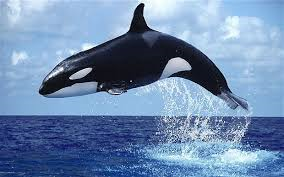
#> input picture learn_opencv/img/whale.png, 284 x 177 px, found by its file name; the run also reads 1 picture not shown here
$ python 'otsu_l_3_contours_3.9_!pre.py'   (older library calls are emulated)
#> lines starting #> are read from the running program, lines starting #| are printed output that depends on the picture; after the words box and inside, x2 and y2 are one past the last pixel; in counts of white or black regions, pixels touching at a corner belong together
'''
版本更新内容：
1.0：   根据Otsu原理 自己写代码 实现Otsu算法（写有大量注释）
1.2：   将自己实现的Otsu算法 封装在myotsu方法中,并且删除大量注释和多于代码
2.0:    对比开闭运算处理的结果，选取开运算消除噪声点
3.0：   用学过的方法实现提取分割区域的轮廓（写有大量注释）
3.2：   删除了大量注释，保留了最精简的代码
3.contours.1:   单独 写一个计算contours的算法
3.contours.2:   单独 写一个计算contours的算法,优化边界问题
3.contours2.0： 代码部分优化 精简+注释(写有大量注释 并包含试错代码)
3.contours2.9： 封装my_contours，并 精简注释删除大部分无用代码
3.contours3.0： 准备提取的轮廓彩色化---在my_contours中添加代码获取每个轮廓点的X【。。。】Y【。。。】坐标列表  range从0开始技术的；要重新调for循环
3.contours3.9： R化的轮廓 在原图上进行标注

'''

import cv2
from matplotlib import pyplot as plt
import numpy as np
from PIL import Image, ImageStat
# from __future__ import division
import __future__

from numpy.lib import npyio

def cv_show(img,name):
    cv2.imshow(name,img)
    cv2.waitKey()
    cv2.destroyAllWindows()

def myotsu(imge):
    #? ↓my_otsu算法部分
    rows,cols=np.shape(imge)#!统计出行数列数
    n0=0#前景像素个数
    n=rows*cols#总像素数
    n1=n-n0#后景像素格式

    #? 二维数组求和
    s=sum(map(sum,imge))#图片总像素值
    u=s/n#图片平均像素值

    mythreshold=0
    my_g=0#存放方差最终结果
    my_th=0#存放阈值最终结果

    #? ↓ for循环部分：求前后景平均像素值 等参数，并计算出最佳阈值
    for i in range(256):

        np.where(imge<mythreshold)#返回坐标，二维图像返回两个数组 一个数组包含x坐标，另一个数组包含y坐标
        n0=np.where(imge<=mythreshold)[0].shape[0]#前景像素点个数    [<=]
        n1=np.where(imge>mythreshold)[0].shape[0]#后景像素点个数     [>]
        '''
        where[0]包含符合条件的所有x坐标，where[1]是y坐标，【0】【1】元素个数一样
        shape永远是[0] ，只有一个值 保存在shape[0] 保存的是复合条件的点的个数
        '''
        if(n0==0 or n1==0): #‘分母’为0的话 直接跳出for，不然最后会得到nan值
            mythreshold +=1
            continue

        w0 = n0/n#前景所占比例
        w1 = n1/n#后景所占比例

        re0, thr0 = cv2.threshold(imge, mythreshold, 255, cv2.THRESH_TOZERO_INV)#前景图片
        #! THRESH_TOZERO_INV  像素值大于阈值时，设置为0，否则不改变
        s0=sum(map(sum,thr0))#前景图片总像素值
        u0=s0/n0#前景图片平均像素值

        re1, thr1 = cv2.threshold(imge, mythreshold, 255, cv2.THRESH_TOZERO)#后景图片
        #! THRESH_TOZERO 像素值大于阈值时，不变，否则取0
        s1=sum(map(sum,thr1))#背景图片总像素值
        u1=s1/n1#背景图片平均像素值

        g=w0*w1*(u0*u0-2*u0*u1+u1*u1)#综合计算 前景u0和背景u1的方差g，代码是g公式化简后的结果

        if g>my_g:
            my_g=g
            my_th=mythreshold

        mythreshold +=1
    print("最优阈值："+str(my_th))

    my_ret, my_th = cv2.threshold(img, my_th, 255, cv2.THRESH_BINARY)

    #? ↑my_otsu算法部分
    return my_ret,my_th

def my_contours(img):
    imgx=img.copy()
    imgy=img.copy()

    m,n =imgx.shape
    # n = int(3)
    # j=int(3)
    #! 遍历行/列，遇见的第一个0保留，后面连续的0全部变成255，直到遇见255再把前一个变成255的0还原成0.
    for i in range(m):  #行
        # print(str(i)+"...\t...\t...\t")
        for j in range(n):  #列
            if(imgx[i][j]==0 and j!=n-1):      #? 开头少一条黑线。仅仅海洋地方少一条黑线
                # [4 lines of commented-out code are left out]
                while(imgx[i][j+1] == 0 and j+1!=n-1):
                    imgx[i][j+1] = 255
                    # print("\t\t-"+str(j))
                    j+=1
                if(j!=n-1):             #! 解决了，一句话搞定~~解决了 末尾双重黑问题
                    imgx[i][j] = 0  #?这里出问题，最后双重黑
                if(j+1==n-1 and imgx[i][j+1] == 0):
                    imgx[i][j] = 255    #! 改了三天bug 把第一根线改回来了 并且把 最后根线处理好了（还是最初的‘笨’方法）
                    break
                    # [9 lines of commented-out code are left out]

    m,n =imgy.shape
    for j in range(n):  #行
        # print(str(j)+"...\t...\t...\t")
        for i in range(m):  #列
            if(imgy[i][j]==0 and i!=m-1):     #! 天撸了 and i!=m-1 这个也要加上啊，倒是第二个白色 最后单独一个是黑色的情况呀！！！
                # print("\t:"+str(i))
                while(imgy[i+1][j] == 0 and i+1!=m-1):
                    imgy[i+1][j] = 255
                    # print("\t\t-"+str(i))
                    i+=1
                if(i!=m-1):
                    imgy[i][j] = 0
                if(i+1==m-1 and imgy[i+1][j] == 0):
                    imgy[i][j] = 255
                    break
    # [6 lines of commented-out code are left out]
    img_xy = imgx+imgy
    # cv_show(img_xy,'done_ing')
    # print(img_xy)

    #! ↓合并后的图像处理一下像素值 并保存contours的坐标列表
    m,n =img_xy.shape
    c_x = []    # 保存contours的x坐标
    c_y = []    # 保存contours的y坐标
    for j in range(n):  #行
        for i in range(m):  #列
            if(img_xy[i][j]==254):
                img_xy[i][j] = 255
            else:
                img_xy[i][j] =0
                c_x.append(i)
                c_y.append(j)
    # [4 lines of commented-out code are left out]

    return img_xy,imgx,imgy,c_x,c_y

#? Q1 打开一幅图片
img = cv2.imread('./img/whale.png', 0)
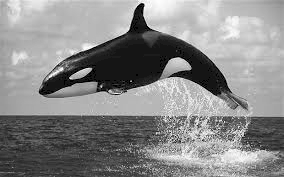
#> img: shape (177, 284); min 0, max 253, mean 136.3

#? Q2 自己写一个otsu算法 做阈值分割
# 我的otsu 阈值法
ret1, th1 = myotsu(img)
#> in myotsu, `s=sum(map(sum,imge))#图片总像素值`: s = 6851745
#> in myotsu, `u=s/n#图片平均像素值`: u = 136.3
#> the loop in myotsu, `for i in range(256): ` made 256 passes
#> (s0, u0, s1, u1, g, my_g) on passes 1, 22, 29, 35, 40, 44, 47, 51, 54, 57, 60, 62: (0, 0, 6851745, 137.7, 184, 184), (70875, 18.32, 6780870, 146.1, 1160.4, 1160.4), (101787, 20.47, 6749958, 149, 1472.8, 1472.8), (120215, 21.8, 6731530, 150.4, 1615.3, 1615.3), (133592, 22.81, 6718153, 151.3, 1698.8, 1698.8), (149975, 24.04, 6701770, 152.2, 1785.5, 1785.5), (171135, 25.55, 6680610, 153.3, 1885.7, 1885.7), (198785, 27.41, 6652960, 154.7, 1998.6, 1998.6), (232705, 29.49, 6619040, 156.2, 2124.5, 2124.5), (267929, 31.45, 6583816, 157.7, 2243.9, 2243.9), (306633, 33.42, 6545112, 159.3, 2363.9, 2363.9), (346344, 35.24, 6505401, 160.9, 2481.8, 2481.8)
#> (s0, u0, s1, u1, g) on passes 2 to 7: (0, 0, 6851745, 137.7, 184), (0, 0, 6851745, 137.7, 184), (0, 0, 6851745, 137.7, 184), (0, 0, 6851745, 137.7, 184), (0, 0, 6851745, 137.7, 184), (0, 0, 6851745, 137.7, 184)
#| 最优阈值：122
#> in myotsu, `my_ret, my_th = cv2.threshold(img, my_th, 255, cv2.THRESH_BINARY)`:
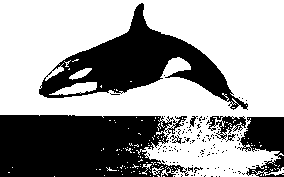
#> my_th: shape (177, 284); 61% white; 130 black regions (122 under 20 px), largest, box (x1, y1, x2, y2) and area: (0, 115, 189, 177) 9801, (39, 3, 248, 110) 7355, (237, 117, 284, 177) 1658
print("MyOtsu 得到的阈值：\t"+str(ret1))
#| MyOtsu 得到的阈值：	122.0
'''
ret1, th1 = cv2.threshold(img, 100, 255, cv2.THRESH_BINARY)
cv2.threshold (src, thresh, maxval, type)
cv2.threshold (源图片, 阈值, 填充色, 阈值类型)
'''

# Otsu阈值法
ret2, th2 = cv2.threshold(img, 0, 255, cv2.THRESH_BINARY + cv2.THRESH_OTSU)
'''
ret1, th1 = cv2.threshold(img, 100, 255, cv2.THRESH_BINARY)
cv2.threshold (src, thresh, maxval, type)
cv2.threshold (源图片, 阈值, 填充色, 阈值类型)
'''

images = [img, 0, th1, img, 0, th2]
titles = ['Original', 'Histogram', 'my_Otsu:'+str(ret1),
         'Original', 'Histogram', "Otsu's"+str(ret2),]

for i in range(2):
    # 绘制原图
    plt.subplot(2, 3, i * 3 + 1)
    plt.imshow(images[i * 3], 'gray')
    plt.title(titles[i * 3], fontsize=8)
    plt.xticks([]), plt.yticks([])

    # 绘制直方图plt.hist, ravel函数将数组降成一维
    plt.subplot(2, 3, i * 3 + 2)
    plt.hist(images[i * 3].ravel(), 256)
    plt.title(titles[i * 3 + 1], fontsize=8)
    plt.xticks([]), plt.yticks([])

    # 绘制阈值图
    plt.subplot(2, 3, i * 3 + 3)
    plt.imshow(images[i * 3 + 2], 'gray')
    plt.title(titles[i * 3 + 2], fontsize=8)
    plt.xticks([]), plt.yticks([])
plt.show()


#? Q3 用形态学开/闭运算处理消除噪声点
#! 开运算与闭运算
kernel = np.ones((5,5),np.uint8)
o_img = th1.copy()# 开：先腐蚀，再膨胀
opening = cv2.morphologyEx(o_img, cv2.MORPH_OPEN, kernel)
#> opening: shape (177, 284); 55.9% white; 15 black regions (12 under 20 px), largest, box (x1, y1, x2, y2) and area: (0, 115, 284, 177) 14335, (39, 3, 248, 110) 7715, (198, 148, 217, 157) 65

c_img = th1.copy()# 闭：先膨胀，再腐蚀
closing = cv2.morphologyEx(c_img, cv2.MORPH_CLOSE, kernel)
#> closing: shape (177, 284); 66.6% white; 8 black regions (1 under 20 px), largest, box (x1, y1, x2, y2) and area: (0, 115, 158, 177) 8684, (39, 4, 230, 97) 6794, (246, 117, 284, 153) 1136

plt.figure()
plt.subplot(2,2,1)		# 将画板分为2行两列，本幅图位于第一个位置
plt.imshow(img,cmap="gray")
plt.axis('off')
plt.subplot(2,2,2)		# 将画板分为2行两列，本幅图位于第二个位置
plt.imshow(th1,cmap="gray")
plt.axis('off')
plt.subplot(2,2,3)		# 将画板分为2行两列，本幅图位于第3个位置
plt.imshow(opening,cmap="gray")
plt.axis('off')
plt.subplot(2,2,4)		# 将画板分为2行两列，本幅图位于第3个位置
plt.imshow(closing,cmap="gray")
plt.axis('off')
plt.show()


#? Q4 自己写计算物理轮廓的算法 来提取分割区域的轮廓
# img = cv2.imread('./img/whale_otsued.png',0)
img_xy,img_x,img_y,c_x,c_y=my_contours(opening)
#> after the loop in my_contours, `for i in range(m):`: imgx: shape (177, 284); 98.6% white; black in thin lines or dots
#> after the loop in my_contours, `for j in range(n):`: imgy: shape (177, 284); 97.1% white; black in thin lines or dots
#> after the loop in my_contours, `for j in range(n):`:
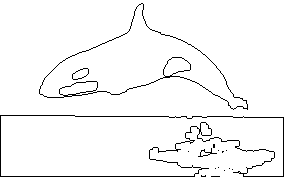
#> img_xy: shape (177, 284); 96.4% white; black in thin lines or dots

plt.figure()
plt.subplot(2,2,1)
plt.imshow(img_x,cmap="gray")
plt.axis('off')
plt.subplot(2,2,2)
plt.imshow(img_y,cmap="gray")
plt.axis('off')
plt.subplot(2,2,3)
plt.imshow(img_xy,cmap="gray")
plt.axis('off')
plt.subplot(2,2,4)
plt.imshow(cv2.imread('./img/whale_otsued.png',0),cmap="gray")
plt.axis('off')
plt.show()


#!  --方法对比---    用sobel算子 筛选轮廓
img = cv2.imread('./img/whale_otsued.png',0)    #分开计算再相加
sobelx = cv2.Sobel(img,cv2.CV_64F,1,0,ksize=1)
sobelx = cv2.convertScaleAbs(sobelx)    #取绝对值
#> sobelx: shape (177, 284); 2.2% white in thin lines or dots, all inside (x1, y1, x2, y2) = (38, 3, 275, 177)
# cv_show(sobelx,'sobelx')
sobely = cv2.Sobel(img,cv2.CV_64F,0,1,ksize=1)
sobely = cv2.convertScaleAbs(sobely)
#> sobely: shape (177, 284); 4.8% white in thin lines or dots
# cv_show(sobely,'sobely')
# 分别计算x和y，再求和
sobelxy = cv2.addWeighted(sobelx,0.5,sobely,0.5,0)
# cv_show(sobelxy,'sobelxy')
#! 反色处理一下
sobelxy = cv2.bitwise_not(sobelxy)#反色

#?   --方法对比---    使用findcontours和drawcontours在白色画布上画出轮廓
img = cv2.imread('./img/whale_otsued.png',0)
contours,hierarchy = cv2.findContours(img, cv2.RETR_TREE, cv2.CHAIN_APPROX_NONE)
'''
cv2.findContours(img,mode,method)
mode:轮廓检索模式
RETR_EXTERNAL ：只检索最外面的轮廓；
RETR_LIST：检索所有的轮廓，并将其保存到一条链表当中；
RETR_CCOMP：检索所有的轮廓，并将他们组织为两层：顶层是各部分的外部边界，第二层是空洞的边界;
RETR_TREE：检索所有的轮廓，并重构嵌套轮廓的整个层次;        [最常用]
method:轮廓逼近方法
CHAIN_APPROX_NONE：以Freeman链码的方式输出轮廓，所有其他方法输出多边形（顶点的序列）。
CHAIN_APPROX_SIMPLE:压缩水平的、垂直的和斜的部分，也就是，函数只保留他们的终点部分。
'''
# draw_img = img.copy()
m,n=img.shape
#! 使用Numpy创建一张图片大小的白纸纸
img_255 = np.zeros((m,n,3), np.uint8)
#> img_255: shape (177, 284, 3); every value is 0
#! 使用白色填充图片区域,默认为黑色
img_255.fill(255)
#> img_255: shape (177, 284, 3); every value is 255

img_fd = cv2.drawContours(img_255, contours, -1, (0,0,0), 1)
#> img_fd: shape (177, 284, 3); 96% white; black in thin lines or dots
#! drawContours画轮廓，img原图，contours轮廓是啥，
#! -1 画第几个轮廓?-1是全都画，(0, 0, 255)（BGR），2 线条宽度
# cv_show(img_fd,'img_fd')

#? --方法对比---    完全使用现有类库处理
# 为了更高的准确率，使用二值图像。
img = cv2.imread('./img/whale.png') #! 第一步 读数据
#> img is the input picture: shape (177, 284, 3); mean B, G, R 174, 138.3, 110.8
gray = cv2.cvtColor(img, cv2.COLOR_BGR2GRAY)    #! 第二步 把数据转换成灰度图
ret, thresh = cv2.threshold(gray, 127, 255, cv2.THRESH_BINARY)  #! 第三步 把图像数据进行二值处理 （通过图像阈值 0 1）
#> thresh: shape (177, 284); 60% white; 127 black regions (121 under 20 px), largest, box (x1, y1, x2, y2) and area: (0, 115, 203, 177) 10013, (39, 3, 248, 111) 7446, (237, 117, 284, 177) 1767, (206, 116, 246, 142) 478, (170, 135, 182, 144) 46, (189, 116, 198, 128) 45
contours,hierarchy = cv2.findContours(thresh, cv2.RETR_TREE, cv2.CHAIN_APPROX_NONE)
'''
传入一个二值处理后的图像
RETR_TREE：检索所有的轮廓，并重构嵌套轮廓的整个层次
以Freeman链码的方式输出轮廓，所有其他方法输出多边形（顶点的序列）
#? binary, contours, hierarchy = cv2.findContours(thresh, cv2.RETR_TREE, cv2.CHAIN_APPROX_NONE)
#? ValueError: not enough values to unpack (expected 3, got 2)
#? 原因是用的是Opencv4.0，把返回值从三个改回两个了
第一个值binary就是刚才的二值图
#np.array(contours).shape
第二个值contours 保存的是轮廓信息，是list结构 需要用np.array转换一下
hierarchy是一个层级，结果保存在层级当中
返回值:
　　contours:一个列表，每一项都是一个轮廓， 不会存储轮廓所有的点，只存储能描述轮廓的点
　　hierarchy:一个ndarray, 元素数量和轮廓数量一样
'''
m,n=thresh.shape    #? 这里不能用 img.shape？？！！
img_255 = np.zeros((m,n,3), np.uint8)
img_255.fill(255)
img_fdo = cv2.drawContours(img_255, contours, -1, (0, 0, 0), 1) #! 绘制轮廓
#> img_fdo: shape (177, 284, 3); 92.7% white; black in thin lines or dots
'''
传入绘制图像，轮廓，轮廓索引，颜色模式，线条厚度
# 注意需要copy,要不原图会变。。。
drawContours画轮廓，draw_img原图，contours轮廓是啥，
-1 画第几个轮廓?-1是全都画，(0, 0, 255)（BGR），2 线条宽度
'''
# cv_show(img_fdo,'res')

plt.figure()
plt.subplot(2,3,1)
plt.imshow(cv2.imread('./img/whale.png',0),cmap="gray") #原图
plt.axis('off')
plt.subplot(2,3,2)
plt.imshow(cv2.imread('./img/whale_otsued.png',0),cmap="gray")  #自己写的otsu算法
plt.axis('off')
plt.subplot(2,3,3)
plt.imshow(img_xy,cmap="gray")  #自己写的轮廓算法
plt.axis('off')
plt.subplot(2,3,4)
plt.imshow(sobelxy,cmap="gray") #sobel算法
plt.axis('off')
plt.subplot(2,3,5)
plt.imshow(img_fd,cmap="gray")  #findcontours drawcontours
plt.axis('off')
plt.subplot(2,3,6)
plt.imshow(img_fdo,cmap="gray") #调用otsu 调用findcontours drawcontours
plt.axis('off')
plt.show()


#? Q5 提取到的轮廓 叠加在原图上进行显示

#? Q5A1 兜兜转转 最初的思路最简单最有效：
#! （用myfind的XY坐标列表，直接修改原图像素点）
img = img_xy.copy()
imgin1 = cv2.imread('./img/whale.png')[:,:,::-1] #? [:,:,::-1]
#![:,:,::-1] 【第一个通道，第二个通道，第三个通道】第三个通道-1意思是RGB变成BGR

sx,sy= img.shape
l =len(c_x)

x = c_x    # 保存contours的x坐标
y = c_y    # 保存contours的y坐标
for i in range(l):
    imgin1[x[i],y[i],0]=255
    imgin1[x[i],y[i],1]=0
    imgin1[x[i],y[i],2]=0
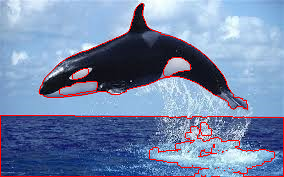
#> imgin1: shape (177, 284, 3); mean R, G, B 117.4, 134.8, 169.2

# plt.imshow(imgin1)
# plt.axis('off')
# plt.show()


#? Q5A2 最丑，可能是因为我xy列表格式和plot不容易匹配
#! 获取 轮廓x[...],y[...]坐标 用 pyplot画图画出来
plt.figure()

sx,sy= img.shape
l =len(c_x)

x = c_x    # 保存contours的x坐标
y = c_y    # 保存contours的y坐标
for i in range(l):  #行
    plt.scatter(y[i],x[i]) #画点    xy位置需要换一下
plt.show()
# imgin2 = cv2.imread('./img/whale.png')[:,:,::-1] #? [:,:,::-1]
# plt.figure()
# for i in range(l):  #行
#     plt.plot(y[0],x[0], 'red', linewidth=2) #画点
# # for n, contour in enumerate(contours2):
# # plt.plot(contour[:, 1], contour[:, 0], 'yellow', linewidth=2)

# plt.imshow(imgin2)
# plt.axis('off')

# for i in range(l):  #行
#     plt.plot(y[i],x[i], 'red', linewidth=2) #画点
# plt.show()


#? Q5A3 图片融合 按比例显示 会变模糊
#! 把得到的轮廓图 线条 变成彩色
img_out= img_xy.copy()
# img_out = (img+1)*255
# cv_show(img_out,'out')    #可以显示
img_out2 = np.concatenate([img_out[:,:,None],img_out[:,:,None],img_out[:,:,None]] , axis=2)
#> img_out2: shape (177, 284, 3); 96.4% white; black in thin lines or dots
'''
None表示该维不进行切片，而是将该维整体作为数组元素处理
'''
print(img_out.shape)
#| (177, 284)
# cv_show(img_out,'out')    #可以显示

img_out3 = np.concatenate([255*np.ones_like(img_out[:,:,None]),img_out[:,:,None],img_out[:,:,None]] , axis=2)   #? ones_like查一下再写注释
'''
ones_like返回一个用1填充的跟输入 形状和类型 一致的数组。
zeros_like返回一个用0填充的跟输入数组 形状和类型一样的数组
'''
#cv_show(img_out,'out')
#? 不能显示，好像是通道的问题 不能用CV调用，只能用plt显示
'''
plt.figure()
plt.subplot(1,3,1)
plt.imshow(img,cmap="gray") #传进来的轮廓图
plt.axis('off')
plt.subplot(1,3,2)
plt.imshow(img_out2,cmap="gray")  #单通道转换成 三通道
plt.axis('off')
plt.subplot(1,3,3)
plt.imshow(img_out3,cmap="gray")  #数学计算一下 拼出 红色通道
plt.axis('off')
plt.show()
'''

#? 叠加在原图上进行显示
#? Q5A3_sj:
img_in = cv2.imread('./img/whale.png')
b,g,r = cv2.split(img_in)
img_in = cv2.merge([r,g,b])
factor = 0.6
img_bl = np.asarray(factor*img_in + (1-factor)*img_out3, np.uint8)
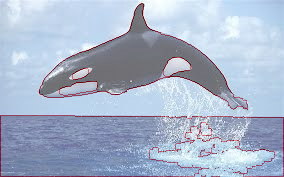
#> img_bl: shape (177, 284, 3); mean R, G, B 168.1, 180.9, 202.4
# plt.imshow(img_bl)
# plt.axis('off')
# plt.show()


#? Q5A3_chang ：
from PIL import Image
import matplotlib.pyplot as plt
img_out = img_out3
img_out = Image.fromarray(np.uint8(img_out3))   #! 需要有这句话转换一下格式，不然后面的convert不能执行
img_out = img_out.convert('RGBA')
'''
b,g,r = cv2.split(img_out3)
cur_img = img.copy()
'''
img_in = cv2.imread('./img/whale.png')
img_in = Image.fromarray(np.uint8(img_in))
img_in = img_in.convert('RGBA')
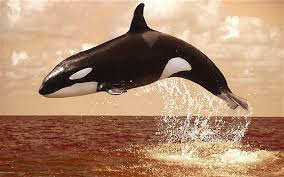
#> img_in: PIL image 284x177 RGBA; mean R, G, B, A 174, 138.3, 110.8, 255
img_blend = Image.blend(img_out,img_in,0.7)
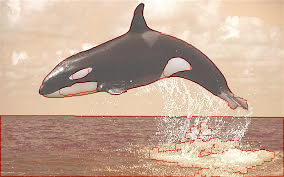
#> img_blend: PIL image 284x177 RGBA; mean R, G, B, A 197.8, 170.1, 150.9, 255
'''
image1:第一张图片
image2:第二张图片，必须具有与第一张图片相同的模式和尺寸。
alpha：内插alpha因子。如果alpha为0.0，则返回第一张图像的副本。
    如果alpha为1.0，则返回第二张图像的副本。
    alpha值没有限制。如有必要，将结果裁剪以适合允许的输出范围。
# '''
# plt.imshow(img_blend)
# plt.axis('off')

# plt.show()


plt.figure()
plt.subplot(3,3,1)
plt.imshow(imgin1)
plt.axis('off')
plt.subplot(3,3,4)
plt.imshow(img,cmap="gray") #传进来的轮廓图
plt.axis('off')
plt.subplot(3,3,5)
plt.imshow(img_out2,cmap="gray")  #单通道转换成 三通道
plt.axis('off')
plt.subplot(3,3,6)
plt.imshow(img_out3,cmap="gray")  #数学计算一下 拼出 红色通道
plt.axis('off')
plt.subplot(3,3,7)
plt.imshow(img_bl)
plt.axis('off')
plt.subplot(3,3,8)
plt.imshow(img_blend)
plt.axis('off')
plt.show()
